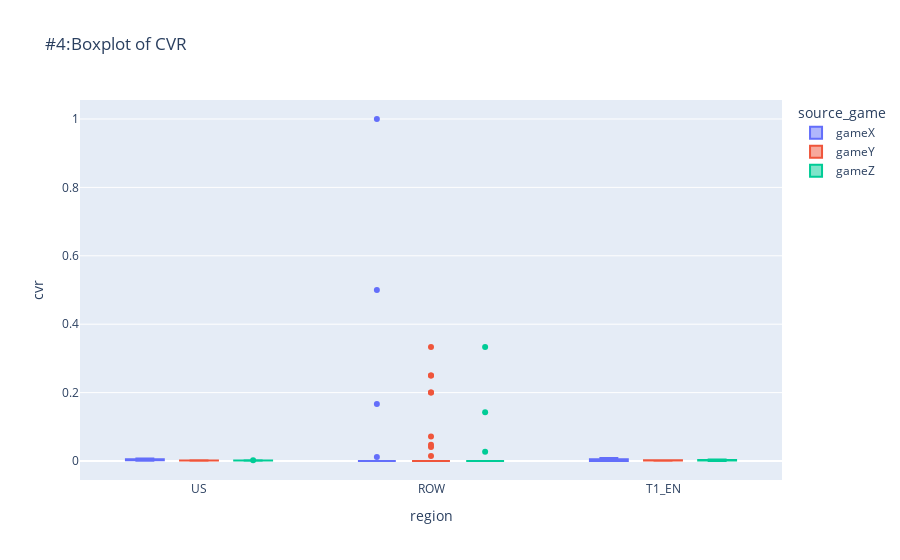

Notebook code cell kept with this figure:
### Markdown cell above
### CVR

### Code cell
import plotly.express as px
cvr_box_fig = px.box(source_df_agg, x="region", y="cvr", color="source_game",
        
             title="#4:Boxplot of CVR",
          
            )
cvr_box_fig.write_image("plots/#4:Boxplot Of CVR by region from Source Game in X,Y,Z.png")
cvr_box_fig.show()

### Figure 1 — Plotly figure (JSON) as saved in the notebook; plotly's stock layout.template omitted (floating-point values rounded to 4 significant figures)
{"data": [{"alignmentgroup": "True", "hovertemplate": "source_game=gameX<br>region=%{x}<br>cvr=%{y}<extra></extra>", "legendgroup": "gameX", "marker": {"color": "#636efa"}, "name": "gameX", "notched": false, "offsetgroup": "gameX", "orientation": "v", "showlegend": true, "type": "box", "x": ["US", "ROW", "US", "US", "ROW", "T1_EN", "US", "ROW", "T1_EN", "US", "T1_EN", "US", "ROW", "T1_EN", "US", "ROW", "T1_EN", "US", "T1_EN", "US", "ROW", "US", "ROW", "US", "ROW", "US", "US", "US", "US", "US", "US", "ROW", "US", "ROW", "US", "ROW", "T1_EN", "US", "US", "ROW", "T1_EN", "US", "ROW", "T1_EN", "US", "T1_EN", "US", "ROW", "T1_EN", "US", "ROW", "T1_EN", "US", "ROW", "T1_EN", "US", "ROW", "T1_EN", "US", "ROW", "T1_EN", "US", "ROW", "T1_EN", "US", "T1_EN", "US", "ROW", "T1_EN", "US", "T1_EN", "US", "ROW", "T1_EN", "US", "ROW", "T1_EN", "US", "ROW", "T1_EN", "US", "ROW", "T1_EN", "US", "ROW", "T1_EN", "US", "ROW", "T1_EN", "US", "ROW", "T1_EN", "US", "ROW", "T1_EN", "US", "ROW", "T1_EN", "US"], "x0": " ", "xaxis": "x", "y": [0.001407, 0, 0.001145, 0.001779, 0, 0, 0.000816, 0, 0, 0.001616, 0, 0.002469, 0, 0, 0.001105, 0, 0, 0.002139, 0, 0.002559, 0, 0.002515, 0, 0.003153, 1, 0.001862, 0.001967, 0.001314, 0.002056, 0.000659, 0.001407, 0, 0.002403, 0, 0.005872, 0, 0, 0.006798, 0.006176, 0, 0, 0.005663, 0, 0.004464, 0.003969, 0.003764, 0.005674, 0, 0.002304, 0.007649, 0, 0.001686, 0.004739, 0, 0.004862, 0.00465, 0.1667, 0, 0.00375, 0, 0.001445, 0.003789, 0, 0.005793, 0.003591, 0.005, 0.003341, 0, 0.001994, 0.005279, 0.005219, 0.004605, 0.5, 0.009086, 0.006144, 0, 0.002394, 0.007032, 0, 0.002677, 0.003946, 0, 0.005596, 0.002839, 0, 0.005184, 0.002541, 0, 0.005848, 0.002756, 0, 0.006202, 0.003416, 0, 0.005288, 0.004774, 0.01145, 0.006519, 0.00574], "y0": " ", "yaxis": "y"}, {"alignmentgroup": "True", "hovertemplate": "source_game=gameY<br>region=%{x}<br>cvr=%{y}<extra></extra>", "legendgroup": "gameY", "marker": {"color": "#EF553B"}, "name": "gameY", "notched": false, "offsetgroup": "gameY", "orientation": "v", "showlegend": true, "type": "box", "x": ["ROW", "T1_EN", "US", "ROW", "T1_EN", "US", "ROW", "T1_EN", "US", "ROW", "T1_EN", "US", "ROW", "T1_EN", "US", "ROW", "T1_EN", "US", "ROW", "T1_EN", "US", "ROW", "T1_EN", "US", "ROW", "T1_EN", "US", "ROW", "T1_EN", "US", "ROW", "T1_EN", "US", "ROW", "T1_EN", "US", "ROW", "T1_EN", "US", "ROW", "T1_EN", "US", "ROW", "T1_EN", "US", "ROW", "T1_EN", "US", "ROW", "T1_EN", "US", "ROW", "T1_EN", "US", "ROW", "T1_EN", "US", "ROW", "T1_EN", "US", "ROW", "T1_EN", "US", "ROW", "T1_EN", "US", "ROW", "T1_EN", "US", "ROW", "T1_EN", "US", "ROW", "T1_EN", "US", "ROW", "T1_EN", "US", "ROW", "T1_EN", "US", "ROW", "T1_EN", "US", "ROW", "T1_EN", "US", "ROW", "T1_EN", "US", "ROW", "T1_EN", "US", "ROW", "T1_EN", "US", "ROW", "T1_EN", "US", "ROW", "T1_EN", "US", "ROW", "T1_EN", "US", "ROW", "T1_EN", "US", "ROW", "T1_EN", "US", "ROW", "T1_EN", "US", "ROW", "T1_EN", "US", "ROW", "T1_EN", "US", "ROW", "T1_EN", "US", "ROW", "T1_EN", "US"], "x0": " ", "xaxis": "x", "y": [0, 0.001746, 0.001723, 0, 0.001764, 0.001686, 0, 0.001686, 0.00151, 0, 0.002296, 0.001624, 0.01449, 0.002248, 0.001805, 0, 0.002219, 0.001779, 0.0411, 0.002243, 0.001809, 0.04762, 0.001884, 0.001938, 0, 0.002045, 0.001657, 0, 0.002044, 0.001721, 0, 0.002012, 0.001645, 0, 0.001878, 0.001669, 0, 0.001628, 0.001816, 0, 0.001319, 0.002042, 0.2, 0.002305, 0.001433, 0, 0.001836, 0.001827, 0.07143, 0.0014, 0.001512, 0, 0.000705, 0.001754, 0, 0.001406, 0.001511, 0.2, 0.000552, 0.001801, 0, 0.001384, 0.001707, 0, 0.001776, 0.00109, 0, 0.001039, 0.001142, 0, 0.0007556, 0.001206, 0, 0.001825, 0.001316, 0, 0.001559, 0.001826, 0.3333, 0.001858, 0.00132, 0, 0.001834, 0.001627, 0, 0.001345, 0.001059, 0, 0.001393, 0.001693, 0.25, 0.00168, 0.001422, 0, 0.0007903, 0.001419, 0, 0.001213, 0.001187, 0, 0.00175, 0.001215, 0, 0.001602, 0.001439, 0, 0.001922, 0.001025, 0.25, 0.001409, 0.0009053, 0, 0.0009984, 0.001526, 0, 0.001205, 0.0008358, 0, 0.001086, 0.001152, 0, 0.001073, 0.0006271, 0, 0.0009883, 0.001411], "y0": " ", "yaxis": "y"}, {"alignmentgroup": "True", "hovertemplate": "source_game=gameZ<br>region=%{x}<br>cvr=%{y}<extra></extra>", "legendgroup": "gameZ", "marker": {"color": "#00cc96"}, "name": "gameZ", "notched": false, "offsetgroup": "gameZ", "orientation": "v", "showlegend": true, "type": "box", "x": ["ROW", "T1_EN", "US", "ROW", "T1_EN", "US", "ROW", "T1_EN", "US", "ROW", "T1_EN", "US", "ROW", "T1_EN", "US", "ROW", "T1_EN", "US", "ROW", "T1_EN", "US", "ROW", "T1_EN", "US", "ROW", "T1_EN", "US", "ROW", "T1_EN", "US", "ROW", "T1_EN", "US", "ROW", "T1_EN", "US", "ROW", "T1_EN", "US", "ROW", "T1_EN", "US", "ROW", "T1_EN", "US", "ROW", "T1_EN", "US", "ROW", "T1_EN", "US", "ROW", "T1_EN", "US", "ROW", "T1_EN", "US", "ROW", "T1_EN", "US", "ROW", "T1_EN", "US", "ROW", "T1_EN", "US", "T1_EN", "US", "ROW", "T1_EN", "US", "ROW", "T1_EN", "US", "T1_EN", "US", "ROW", "T1_EN", "US", "ROW", "T1_EN", "US", "ROW", "T1_EN", "US", "T1_EN", "US", "ROW", "T1_EN", "US", "ROW", "T1_EN", "US", "ROW", "T1_EN", "US", "ROW", "T1_EN", "US", "ROW", "T1_EN", "US", "ROW", "T1_EN", "US", "ROW", "T1_EN", "US", "ROW", "T1_EN", "US", "ROW", "T1_EN", "US", "ROW", "T1_EN", "US", "ROW", "T1_EN", "US", "ROW", "T1_EN", "US"], "x0": " ", "xaxis": "x", "y": [0, 0.001437, 0.001631, 0, 0.001993, 0.001414, 0.3333, 0.001462, 0.001268, 0, 0.002955, 0.001449, 0, 0.00235, 0.001319, 0, 0.001982, 0.001765, 0.02703, 0.00277, 0.001467, 0, 0.002423, 0.001305, 0, 0.002449, 0.001139, 0, 0.004197, 0.001144, 0, 0.004491, 0.002025, 0, 0.002621, 0.001401, 0, 0.00233, 0.001753, 0, 0.003058, 0.00221, 0.1429, 0.000429, 0.001499, 0, 0.002575, 0.001753, 0, 0.0004021, 0.002422, 0, 0.001069, 0.001291, 0, 0.001793, 0.001645, 0, 0.002084, 0.002184, 0, 0, 0.001497, 0, 0, 0.00174, 0, 0.001446, 0, 0, 0.001367, 0, 0.003017, 0.001128, 0.001472, 0.001499, 0, 0.002195, 0.001228, 0, 0.002381, 0.001295, 0, 0.0009983, 0.0008526, 0.003881, 0.001845, 0, 0.000664, 0.001054, 0, 0.002924, 0.001182, 0, 0.002169, 0.00101, 0, 0.001296, 0.001397, 0, 0.001422, 0.001105, 0, 0.001248, 0.0009997, 0, 0.001172, 0.001309, 0, 0.002559, 0.001058, 0, 0.001363, 0.001303, 0, 0.0008368, 0.0006643, 0, 0.001745, 0.001189, 0, 0.002035, 0.0006208], "y0": " ", "yaxis": "y"}], "layout": {"boxmode": "group", "legend": {"title": {"text": "source_game"}, "tracegroupgap": 0}, "title": {"text": "#4:Boxplot of CVR"}, "xaxis": {"anchor": "y", "domain": [0, 1], "title": {"text": "region"}}, "yaxis": {"anchor": "x", "domain": [0, 1], "title": {"text": "cvr"}}}}
